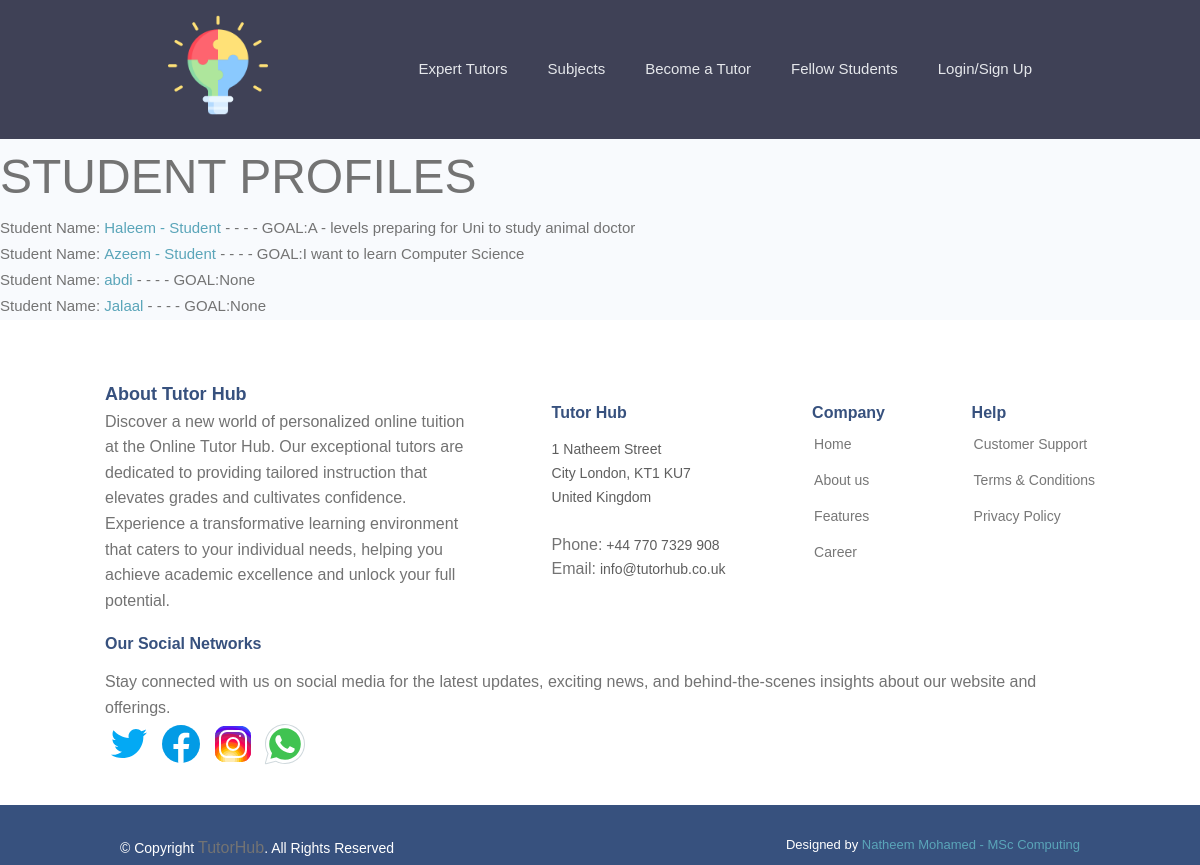
The page /student-profiles on the database its author committed.
### userprofile/models.py (models this page shows, shortened)
class StudentProfile(models.Model):
    user = models.OneToOneField(settings.AUTH_USER_MODEL, on_delete=models.CASCADE,
                                       null=True, blank=True)
    email = models.EmailField(max_length=500, blank=True, null=True)
    username = models.CharField(max_length=200, blank=True, null=True)
    name = models.CharField(max_length=200, blank=True, null=True)
    first_name = models.CharField(max_length=300, blank=True, null=True)
    last_name = models.CharField(max_length=300, blank=True, null=True)
    short_goal = models.CharField(max_length=200, blank=True, null=True)
    bio = models.TextField(blank=True, null=True)
    EDUCATION_LEVEL = (
        ('Year 7', 'Year 7 KS3'),
        ('Year 8', 'Year 8 KS3'),
        ('Year 9', 'Year 9 KS3'),
        ('Year 10', 'Year 10 KS4'),
        ('Year 11', 'Year 11 KS4'),
        ('Year 12', 'Year 12 KS5'),
        ('Year 13', 'Year 13 KS5'),
    )
    education = models.CharField(max_length=200, choices=EDUCATION_LEVEL)
    interested_subjects = models.ManyToManyField('Subject',blank=True)
    profile_image = models.ImageField(null=True, blank=True, upload_to='student-profile-img/',
                                      default="defaultprofileimg/default.png")
    created = models.DateTimeField(auto_now_add=True)
    id = models.UUIDField(default=uuid.uuid4, unique=True, primary_key=True, editable=False)
    parent_name = models.CharField(max_length=150, blank=True, null=True)
    parent_email = models.EmailField(max_length=500, blank=True, null=True)
    parent_phone = models.CharField(max_length=20, blank=True, null=True)
    PREFERRED_AVAILABILITY_CHOICES = [
        ('Weekday mornings', 'Weekday mornings'),
        ('Weekday afternoons', 'Weekday afternoons'),
        ('Weekday evenings', 'Weekday evenings'),
        ('Weekends mornings', 'Weekends mornings'),
        ('Weekends afternoons', 'Weekends afternoons'),
        ('Weekends evenings', 'Weekends evenings'),
    ]
    preferred_availability = models.CharField(
        max_length=100, choices=PREFERRED_AVAILABILITY_CHOICES, blank=True, null=True
    )

### userprofile/views.py (the view)
# urls.py: path('student-profiles', views.studentProfiles, name="student-profiles"),
def studentProfiles(request):
    students = StudentProfile.objects.all()
    context = {'students': students}
    return render (request, 'userprofile/student-profiles.html', context)

### userprofile/templates/userprofile/student-profiles.html
{% extends 'main.html' %}
{% block content %}
<h1> STUDENT PROFILES</h1>
<ul>
    {% for student in students %}
        <li> Student Name: <a href="{% url 'student' student.id %}">{{student.username}}</a> - - - - GOAL:{{student.short_goal}}</li>
    {% endfor %}
</ul>
{% endblock content %}

### static/styles/main-styles.css (style rules this page uses)
* { margin: 0; padding: 0; box-sizing: border-box; text-rendering: optimizeLegibility; color: inherit; font-size: inherit; }
html { font-size: 50%; }
@media only screen and (min-width: 480px) { html { font-size: 56.25%; } }
@media only screen and (min-width: 1200px) { html { font-size: 62.5%; } }
body { line-height: 1.6; font-weight: 400; font-size: 1.5rem; color: var(--color-text); background-color: var(--color-bg); min-height: 100vh; }
:root { --color-main: #5aa5b9; --color-main-light: #e6faff; --color-sub: #3f4156; --color-sub-light: #51546e; --color-sub-lighter: #ededfd; --color-text: #737373; --color-gray: #8b8b8b; --color-light: #e5e7eb; --color-light-gray: #767676; --color-bg: #f8fafd; --color-white: #fffefd; --color-white-light: #f3f3f3; --color-success: #359e64; --color-success-bg: #def8e8; --color-error: #fc4b0b; --color-error-bg: #fff2ee; --font-base: 'Poppins', arial, helvetica, 'Segoe UI', roboto, ubuntu, sans-serif; --font-monospace: 'Fira Code', 'Courier New', courier, monospace; --font-regular: 300; --font-medium: 500; --font-bold: 700; --generic-shadow: 1px 1px 5px #00000010; --generic-transition: all 0.3s ease-in-out; }
* { font-family: var(--font-base); }
h1 { font-size: 4.8rem; font-weight: var(--font-medium); }
a { padding-bottom: 2px; text-decoration: none; display: inline-block; color: var(--color-main); font-weight: var(--font-medium); }

### rows shown on the page
StudentProfile: username "Haleem - Student", short_goal "A - levels preparing for Uni to study animal doctor"
StudentProfile: username "Azeem - Student", short_goal "I want to learn Computer Science"
StudentProfile: username "abdi", short_goal "None"
StudentProfile: username "Jalaal", short_goal "None"
